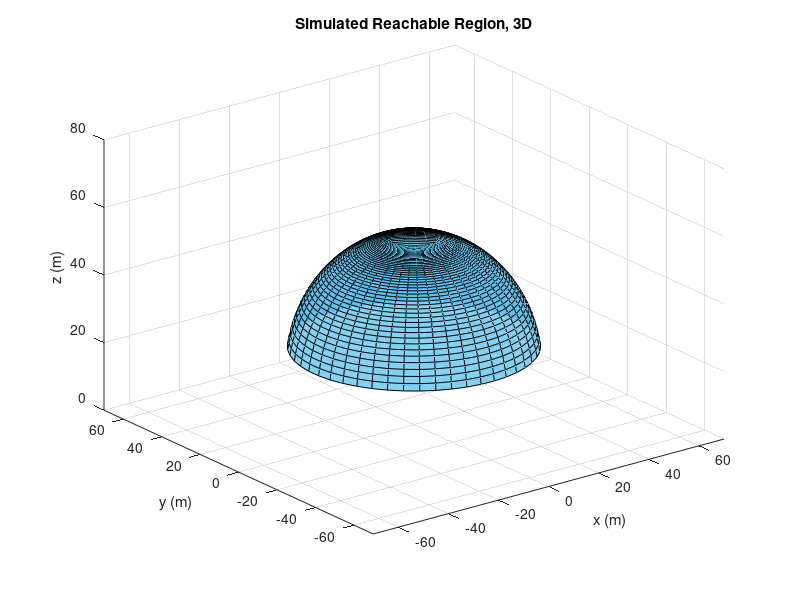

Recreate this plot in MATLAB.
%Brook Leigh
%Simulation of 3D reachable area for one segment
clear

L = 56; % (m) from spine architecture 

%These values give a turn angle (theta) and a bend amount (Rc)
minR = log10(3*L/(2*pi));
maxR = log10(200);
Rc = [logspace(minR,maxR,50)];

%2 alternative ways to get acceptable Rc values
% Rc = [linspace(3*L/(2*pi),2*L/pi,50) linspace(2*L/pi,.8,100) linspace(-.8,-2*L/pi,100) linspace(-2*L/pi,-3*L/(2*pi),50)]; 
% Rc = [linspace(3*L/(2*pi),2*L/pi,50) linspace(2*L/pi,.8,100)]; 

theta = linspace(0,2*pi,50);
phi = L./Rc;

%initiate position variables
x = zeros(length(theta),length(Rc));
y = zeros(length(theta),length(Rc));
z = zeros(length(theta),length(Rc));

%for a given theta, an arc is defined along the range of possible bend
%radiuses which each give an (x,y,z) coordinate
for i = 1:length(theta)
    x(i,:) = cos(theta(i))*Rc.*(1-cos(L./Rc));
    y(i,:) = sin(theta(i))*Rc.*(1-cos(L./Rc));
    z(i,:) = Rc.*sin(L./Rc);
end


%plot result
figure(1)
%surf(x,y,z,'FaceColor','interp','FaceAlpha',0.9,'EdgeColor','none')
surf(x,y,z,'FaceColor',"#4DBEEE",'FaceAlpha',0.7)
title('Simulated Reachable Region, 3D')
xlabel('x (m)')
ylabel('y (m)')
zlabel('z (m)')
axis([-70 70 -70 70 0 80])


